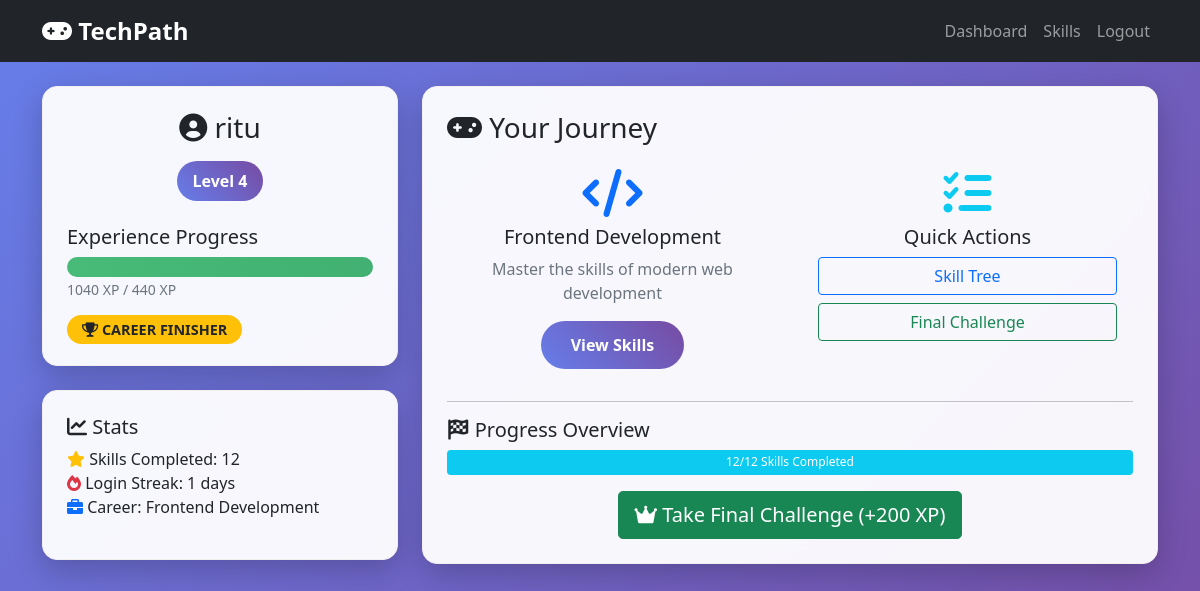
The page /dashboard (signed in) on the database its author committed.
### app.py (models this page shows)
class User(db.Model):
    id = db.Column(db.Integer, primary_key=True)
    name = db.Column(db.String(100))
    email = db.Column(db.String(100), unique=True)
    password = db.Column(db.String(100))
    xp = db.Column(db.Integer, default=0)
    level = db.Column(db.Integer, default=1)
    career = db.Column(db.String(100))
    badge = db.Column(db.String(100), default="Starter")
    skills_completed = db.Column(db.Integer, default=0)
    last_login = db.Column(db.DateTime)
    login_streak = db.Column(db.Integer, default=0)
    created_at = db.Column(db.DateTime, default=datetime.utcnow)

### app.py (the view)
@app.route("/dashboard")
def dashboard():
    if "user_id" not in session:
        return redirect("/login")
    user = User.query.get(session["user_id"])
    user.level = calculate_level(user.xp)
    if user.badge == "Career Finisher":
        user_skills = UserSkill.query.filter_by(user_id=user.id).all()
        completed_skills = [us for us in user_skills if us.completed]
        if len(completed_skills) < 8:
            user.badge = "Skill Builder" if user.skills_completed >= 5 else "Starter"
    db.session.commit()
    return render_template("dashboard.html", user=user)

### app.py (called while the page is built)
def calculate_level(xp):
    if xp < 60:
        return 1
    elif xp < 120:
        return 2
    elif xp < 180:
        return 3
    else:
        return 4

### templates/dashboard.html (shortened to what this page needs)
{% extends "base.html" %}
{% block content %}
<div class="row">
    <div class="col-md-4">
        <div class="game-card p-4 mb-4">
            <div class="text-center">
                <h3><i class="fas fa-user-circle"></i> {{ user.name }}</h3>
                <div class="level-badge mt-2">Level {{ user.level }}</div>
            </div>
<div class="mt-4">
    <h5>Experience Progress</h5>
    {% set max_xp = 440 %}
    {% set xp_percentage = (user.xp / max_xp) * 100 %}
    <div class="xp-bar">
        <div class="xp-progress" style="width: {{ xp_percentage }}%"></div>
    </div>
    <small class="text-muted">
        {{ user.xp }} XP / {{ max_xp }} XP
    </small>
</div>
            <div class="mt-3">
                <span class="badge-custom bg-warning">
                    <i class="fas fa-trophy"></i> {{ user.badge }}
                </span>
            </div>
        </div>
        <div class="game-card p-4">
            <h5><i class="fas fa-chart-line"></i> Stats</h5>
            <ul class="list-unstyled">
                <li><i class="fas fa-star text-warning"></i> Skills Completed: {{ user.skills_completed }}</li>
                <li><i class="fas fa-fire text-danger"></i> Login Streak: {{ user.login_streak }} days</li>
                <li><i class="fas fa-briefcase text-primary"></i> Career: {{ user.career or 'Not Chosen' }}</li>
            </ul>
        </div>
    </div>
    <div class="col-md-8">
        <div class="game-card p-4">
            <h3><i class="fas fa-gamepad"></i> Your Journey</h3>
            {% if not user.career %}
                <div class="text-center py-5">
                    <i class="fas fa-compass fa-4x text-muted mb-3"></i>
                    <h4>Choose Your Path</h4>
                    <p class="text-muted">Select a career to begin your skill development journey</p>
                    <a href="{{ url_for('careers') }}" class="btn btn-game btn-lg">Choose Career</a>
                </div>
            {% else %}
                <div class="row">
                    <div class="col-md-6">
                        <div class="text-center p-3">
                            <i class="fas fa-code fa-3x text-primary mb-2"></i>
                            <h5>{{ user.career }}</h5>
                            <p class="text-muted">Master the skills of modern web development</p>
                            <a href="{{ url_for('skills') }}" class="btn btn-game">View Skills</a>
                        </div>
                    </div>
                    <div class="col-md-6">
                        <div class="text-center p-3">
                            <i class="fas fa-tasks fa-3x text-success mb-2"></i>
                            <h5>Quick Actions</h5>
                            <div class="d-grid gap-2">
                                <a href="{{ url_for('skills') }}" class="btn btn-outline-primary">Skill Tree</a>
                                <a href="{{ url_for('final') }}" class="btn btn-outline-success">Final Challenge</a>
                            </div>
                        </div>
                    </div>
                </div>
                <hr>
                <h5><i class="fas fa-flag-checkered"></i> Progress Overview</h5>
                <div class="progress" style="height: 25px;">
                    {% set progress_percentage = (user.skills_completed / 12) * 100 %}
                    <div class="progress-bar bg-success" style="width: {{ progress_percentage }}%">
                        {{ user.skills_completed }}/12 Skills Completed
                    </div>
                </div>
                {% if user.skills_completed >= 12 %}
                    <div class="text-center mt-3">
                        <a href="{{ url_for('final') }}" class="btn btn-success btn-lg">
                            <i class="fas fa-crown"></i> Take Final Challenge (+200 XP)
                        </a>
                    </div>
                {% endif %}
            {% endif %}
        </div>
    </div>
</div>
{% endblock %}

### templates/base.html (style rules this page uses)
:root { --primary-color: #667eea; --secondary-color: #764ba2; --success-color: #48bb78; --warning-color: #f6ad55; --danger-color: #fc8181; --dark-color: #2d3748; --bs-secondary-rgb: 255, 255, 255; --bs-success-rgb: 13, 202, 240; --bs-text-opacity: 1; --bs-bg-opacity: 1; }
body { background: linear-gradient(135deg, #667eea 0%, #764ba2 100%); min-height: 100vh; font-family: 'Segoe UI', Tahoma, Geneva, Verdana, sans-serif; }
.game-card { background: rgba(255, 255, 255, 0.95); border-radius: 15px; box-shadow: 0 10px 30px rgba(0, 0, 0, 0.2); backdrop-filter: blur(10px); border: 1px solid rgb(244, 239, 239); }
.level-badge { background: linear-gradient(45deg, var(--primary-color), var(--secondary-color)); color: white; padding: 8px 16px; border-radius: 25px; font-weight: bold; display: inline-block; }
.xp-bar { background: #e2e8f0; border-radius: 10px; overflow: hidden; height: 20px; }
.xp-progress { background: linear-gradient(90deg, var(--success-color), #38a169); height: 100%; transition: width 0.5s ease; }
.badge-custom { padding: 5px 15px; border-radius: 20px; font-size: 0.9rem; font-weight: bold; text-transform: uppercase; }
.btn-game { background: linear-gradient(45deg, var(--primary-color), var(--secondary-color)); color: white; border: none; padding: 12px 30px; border-radius: 25px; font-weight: bold; transition: all 0.3s ease; }
.bg-success { background-color: rgba(var(--bs-success-rgb), var(--bs-bg-opacity)) !important; }

### rows shown on the page
User: name "ritu", level "4", xp "1040", badge "CAREER FINISHER", skills_completed "12", login_streak "1", career "Frontend Development"

### other values the page prints
{{ max_xp }} "440"
